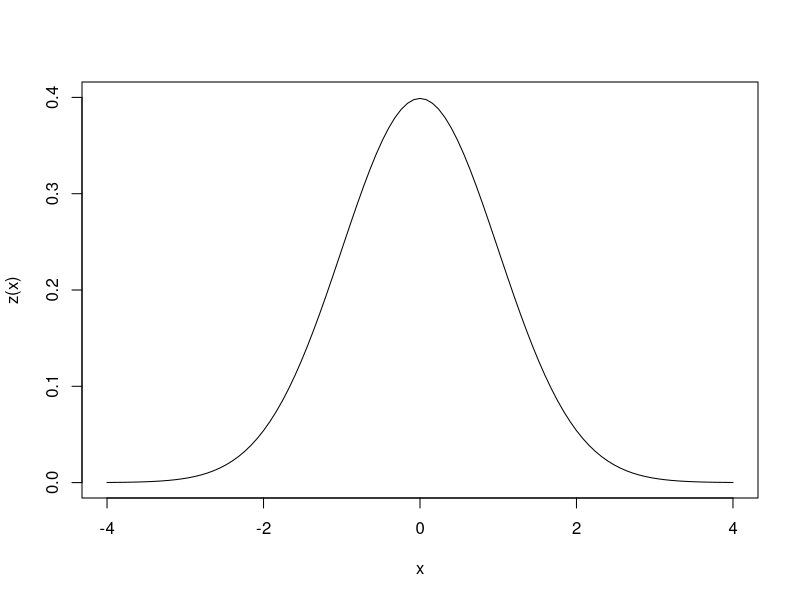

This chart was generated by the following R code:
z<-function(x)
{
  b=(1/(sqrt(2*pi)))
  a=(exp((-(x**2)/(2))))
  return(a*b)
}
area<- function(a,b,d) {
  vx<-seq(a,b,by=d)
  v1<-c(0,vx)
  v2<-c(vx,0)
  va<-((v1+v2)/2)
  vy<-z(va)
  vy<-vy[2:(length(va)-1)]
  dx<-c()
  dx[1:length(vy)]<-d
  q<-dx*vy
  resul<-sum(q)
  return(resul)
}
Z<-function(x)
{
  if(x>0)
  {
    return(area(0,x,(x/1000)))
  }else
  {
    return(area(x,0,(-x/1000)))
  }
}
tabla<-function(a,b)
{
  enc<-seq(0,0.00009,by=0.00001)
  cat("Z\t")
  for(i in c(1:(length(enc)-1)))
  {
    cat(enc[i],"\t\t")
  }
  cat("\n")
  cont<-seq(a,b,by=0.0001)
  for(i in c(1:(length(cont)-1)))
  {
    if(i%%10==1)
    {
      cat("\n")
      cat(toString(format(cont[i],nsmall = 4)),"\t",toString(format(round(Z(cont[i])),nsmall = 5)),"\t")
    }
    else
    {
      cat(toString(format(round(Z(cont[i]),5),nsmall = 5)),"\t")
    }
    
    
  }
}
curve(z,xlim = c(-4,4),ylim=c(0,0.4))
area(-1,1,0.1)
tabla(0,1)